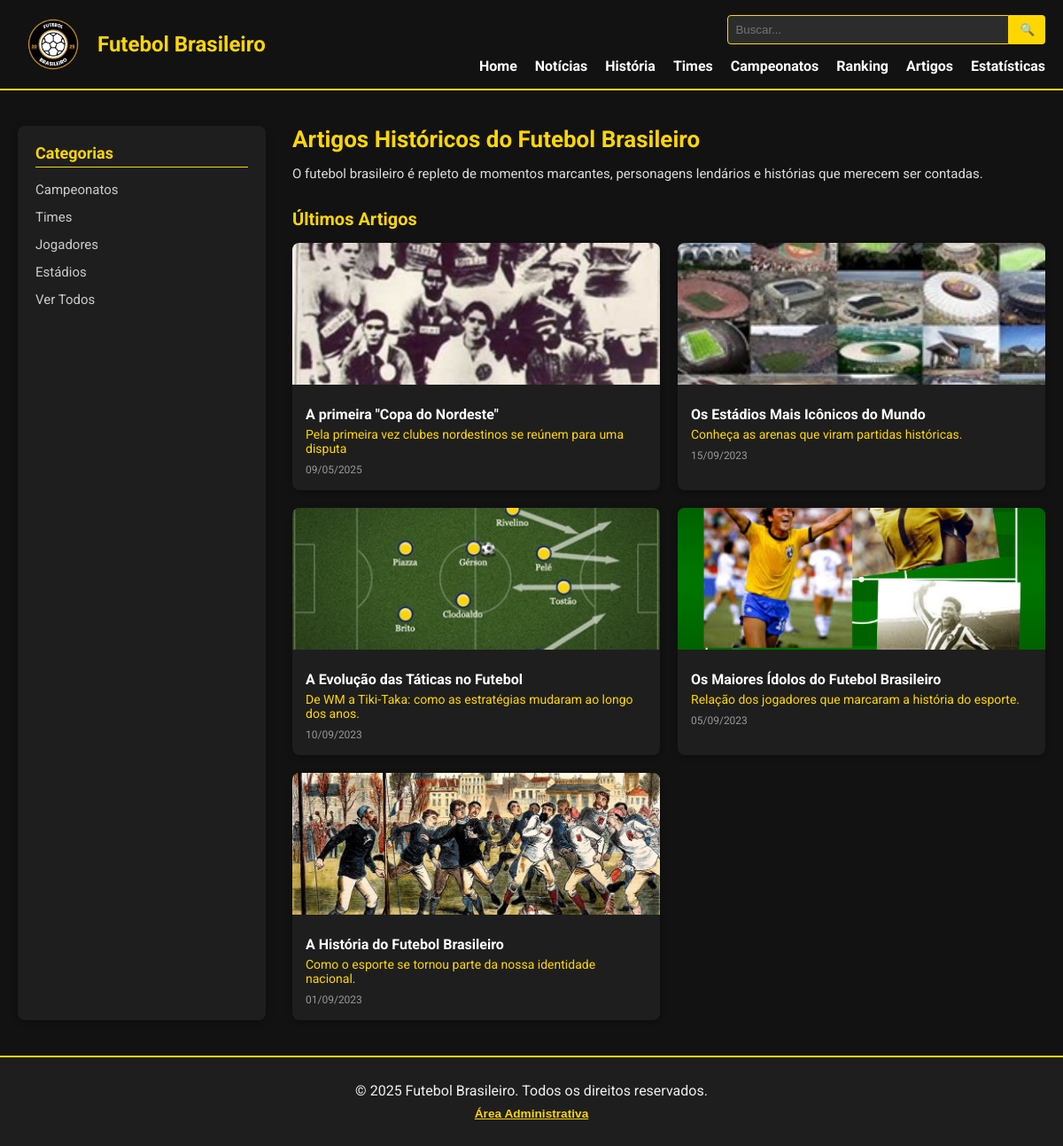
The page /noticias/artigos.php on the database its author committed.
### tables this page shows
CREATE TABLE `artigos` (
  `id` int(11) NOT NULL,
  `titulo` varchar(255) NOT NULL,
  `subtitulo` varchar(255) DEFAULT NULL,
  `imagem` text DEFAULT NULL,
  `categoria` varchar(100) DEFAULT NULL,
  `conteudo` text DEFAULT NULL,
  `data_publicacao` datetime NOT NULL DEFAULT current_timestamp()
);

### noticias/artigos.php (the view, shortened to what this page needs)
<?php
require_once '../estrutura/conexaodb.php';
$categoria = isset($_GET['categoria']) ? $_GET['categoria'] : null;
if ($categoria && $categoria !== 'Ver Todos') {
    $stmt = $pdo->prepare("SELECT id, titulo, subtitulo, imagem, data_publicacao FROM artigos WHERE categoria = :categoria ORDER BY data_publicacao DESC");
    $stmt->bindParam(':categoria', $categoria);
    $stmt->execute();
} else {
    $stmt = $pdo->query("SELECT id, titulo, subtitulo, imagem, data_publicacao FROM artigos ORDER BY data_publicacao DESC");
}
$ultimosArtigos = $stmt->fetchAll(PDO::FETCH_ASSOC);
?>
<!DOCTYPE html>
<html lang="pt-br">
<head>
    <link rel="stylesheet" href="../estrutura/css-estrutura/header.css">
    <link rel="stylesheet" href="../estrutura/css-estrutura/footer.css">
    <link rel="stylesheet" href="css-noticias/artigos.css">
</head>
<body>
<?php include '../estrutura/header2.php'; ?>
<main>
    <section class="secao-artigos">
        <div class="container">
            <aside class="menu-lateral">
                <h2>Categorias</h2>
                <ul>
                    <li><a href="artigos.php?categoria=Campeonatos">Campeonatos</a></li>
                    <li><a href="artigos.php?categoria=Times">Times</a></li>
                    <li><a href="artigos.php?categoria=Jogadores">Jogadores</a></li>
                    <li><a href="artigos.php?categoria=Estádios">Estádios</a></li>
                    <li><a href="artigos.php?categoria=Ver Todos">Ver Todos</a></li>
                </ul>
            </aside>
            <div class="conteudo-artigos">
                <h1>Artigos Históricos do Futebol Brasileiro</h1>
                <?php if ($categoria && $categoria !== 'Ver Todos'): ?>
                    <p>Exibindo artigos da categoria: <strong><?= htmlspecialchars($categoria) ?></strong></p>
                <?php elseif ($categoria === 'Ver Todos'): ?>
                    <p>Exibindo todos os artigos disponíveis.</p>
                <?php else: ?>
                    <p>O futebol brasileiro é repleto de momentos marcantes, personagens lendários e histórias que merecem ser contadas.</p>
                <?php endif; ?>
                <h2><?= $categoria && $categoria !== 'Ver Todos' ? 'Artigos da Categoria' : 'Últimos Artigos' ?></h2>
                <div class="grade-artigos">
                    <?php if (!empty($ultimosArtigos)): ?>
                        <?php foreach ($ultimosArtigos as $artigo): ?>
                            <a class="card-artigo" href="artigos_detalhes.php?id=<?= htmlspecialchars($artigo['id']) ?>">
                                <img src="<?= '../' . htmlspecialchars($artigo['imagem']) ?>" alt="<?= htmlspecialchars($artigo['titulo']) ?>">
                                <div class="info">
                                    <h3><?= htmlspecialchars($artigo['titulo']) ?></h3>
                                    <p><?= htmlspecialchars($artigo['subtitulo']) ?></p>
                                    <span><?= date('d/m/Y', strtotime($artigo['data_publicacao'])) ?></span>
                                </div>
                            </a>
                        <?php endforeach; ?>
                    <?php else: ?>
                        <p>Nenhum artigo encontrado<?= $categoria && $categoria !== 'Ver Todos' ? ' para esta categoria' : '' ?>.</p>
                    <?php endif; ?>
                </div>
            </div>
        </div>
    </section>
</main>
<?php include '../estrutura/footer2.php'; ?>
</body>
</html>

### estrutura/header2.php (shortened to what this page needs)
<!DOCTYPE html>
<html lang="pt">
<head>
    <link rel="stylesheet" href="css-estrutura/header.css">
</head>
<body>
    <header class="site-header">
        <div class="header-container">
            <div class="logo-area">
                <img src="../assets/images/logo.png" alt="Logo" class="logo">
                <span class="logo-text">Futebol Brasileiro</span>
            </div>
            <div class="menu-area">
                <form class="search-bar" action="busca.php" method="GET">
                    <input class="input-search" type="text" name="query" placeholder="Buscar...">
                    <button class="botao-search" type="submit">🔍</button>
                </form>
                <nav class="menu-principal">
                    <ul>
                        <li><a href="../index.php">Home</a></li>
                        <li><a href="../noticias/noticias.php">Notícias</a></li>
                        <li><a href="../historia/historia.php">História</a></li>
                        <li><a href="../times/times.php">Times</a></li>
                        <li><a href="../campeonatos/campeonatos.php">Campeonatos</a></li>
                        <li><a href="../estatisticas/ranking.php">Ranking</a></li>
                        <li><a href="../noticias/artigos.php">Artigos</a></li>
                        <li><a href="../estatisticas/estatisticas.php">Estatísticas</a></li>
                    </ul>
                </nav>
            </div>
        </div>
    </header>
</body>
</html>

### estrutura/footer2.php (shortened to what this page needs)
<!DOCTYPE html>
<html lang="pt">
<head>
    <link rel="stylesheet" href="css-estrutura/footer.css">
</head>
<body>
    <footer class="rodape">
        <div class="rodape-container">
            <p>&copy; <?= date('Y') ?> Futebol Brasileiro. Todos os direitos reservados.</p>
            <p style="font-size: 0.9em;">
            <button onclick="mostrarLinkAdmin()" class="btn-link-admin">Área Administrativa</button>
            </p>
        </div>
    </footer>
</body>
</html>

### estrutura/css-estrutura/header.css (style rules this page uses)
.site-header { background-color: #121212; border-bottom: 2px solid #FFD700; padding: 10px 20px; position: sticky; top: 0; z-index: 1000; }
.header-container { display: flex; align-items: center; justify-content: space-between; max-width: 1200px; margin: 0 auto; flex-wrap: wrap; }
.logo-area { display: flex; align-items: center; font-family: 'Roboto', sans-serif; }
.logo { height: 80px; width: auto; margin-right: 10px; }
.logo-text { font-size: 24px; font-weight: bold; color: #FFD700; }
.menu-area { flex-grow: 1; display: flex; flex-direction: column; align-items: flex-end; }
.search-bar { display: flex; margin-bottom: 15px; }
.input-search[type="text"] { padding: 8px; border: 1px solid #FFD700; border-radius: 4px 0 0 4px; background-color: #2c2c2c; color: #fff; width: 300px; }
.botao-search { padding: 8px 12px; background-color: #FFD700; border: none; border-radius: 0 4px 4px 0; color: #121212; font-weight: bold; cursor: pointer; transition: background 0.3s; }
.menu-principal ul { list-style: none; display: flex; gap: 20px; padding: 0; margin: 0; }
.menu-principal a { text-decoration: none; color: #fff; font-weight: bold; transition: color 0.3s; font-family: 'Roboto', sans-serif; }

### estrutura/css-estrutura/footer.css (style rules this page uses)
.rodape { background-color: #1e1e1e; padding: 20px 10px; border-top: 2px solid #FFD700; color: #f0f0f0; text-align: center; font-family: 'Roboto', sans-serif; }
.rodape-container { max-width: 1200px; margin: 0 auto; }
.rodape-container p { margin: 8px 0; }
.btn-link-admin { background-color: transparent; border: none; color: #FFD700; cursor: pointer; font-weight: bold; text-decoration: underline; font-size: 0.95em; }

### noticias/css-noticias/artigos.css (style rules this page uses)
* { margin: 0; padding: 0; }
.secao-artigos { background-color: #121212; color: #f0f0f0; font-family: 'Roboto', sans-serif; padding: 40px 0; }
.container { display: flex; max-width: 1200px; margin: 0 auto; gap: 30px; padding: 0 20px; }
.menu-lateral { background-color: #1e1e1e; padding: 20px; border-radius: 8px; width: 240px; flex-shrink: 0; box-shadow: 0 2px 8px rgba(0,0,0,0.3); }
.menu-lateral h2 { color: #FFD700; font-size: 18px; margin-bottom: 15px; border-bottom: 1px solid #FFD700; padding-bottom: 5px; }
.menu-lateral ul { list-style: none; padding: 0; margin: 0; }
.menu-lateral li { margin-bottom: 12px; }
.menu-lateral a { text-decoration: none; color: #ccc; font-size: 15px; transition: color 0.3s ease; }
.conteudo-artigos { flex: 1; }
.conteudo-artigos h1 { color: #FFD700; font-size: 26px; margin-bottom: 15px; }
.conteudo-artigos p { font-size: 15px; color: #ddd; margin-bottom: 20px; }
.conteudo-artigos h2 { color: #FFD700; font-size: 20px; margin-top: 30px; margin-bottom: 15px; }
.grade-artigos { display: grid; grid-template-columns: repeat(auto-fill, minmax(280px, 1fr)); gap: 20px; }
.card-artigo { background-color: #1e1e1e; border-radius: 8px; overflow: hidden; text-decoration: none; color: inherit; transition: transform 0.2s ease, box-shadow 0.2s ease; box-shadow: 0 2px 6px rgba(0,0,0,0.3); }
.card-artigo img { width: 100%; height: 160px; object-fit: cover; }
.card-artigo .info { padding: 15px; }
.card-artigo h3 { font-size: 16px; margin: 5px 0; color: #fff; }
.card-artigo p { font-size: 14px; color: #FFD700; margin: 5px 0; }
.card-artigo span { font-size: 12px; color: #999; }

### rows shown on the page
artigos: imagem (picture), titulo "A primeira \"Copa do Nordeste\"", subtitulo "Pela primeira vez clubes nordestinos se reúnem para uma disputa", data_publicacao "09/05/2025"
artigos: imagem (picture), titulo "Os Estádios Mais Icônicos do Mundo", subtitulo "Conheça as arenas que viram partidas históricas.", data_publicacao "15/09/2023"
artigos: imagem (picture), titulo "A Evolução das Táticas no Futebol", subtitulo "De WM a Tiki-Taka: como as estratégias mudaram ao longo dos anos.", data_publicacao "10/09/2023"
artigos: shows a picture, titulo "Os Maiores Ídolos do Futebol Brasileiro", subtitulo "Relação dos jogadores que marcaram a história do esporte.", data_publicacao "05/09/2023"
artigos: imagem (picture), titulo "A História do Futebol Brasileiro", subtitulo "Como o esporte se tornou parte da nossa identidade nacional.", data_publicacao "01/09/2023"
